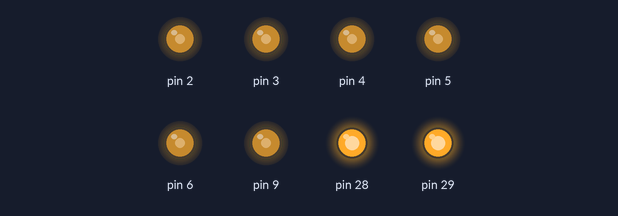
The sketch below on a simulated Arduino Mega 2560, built with avr-gcc and run on an emulated ATmega2560. Shown: output pins drawn as LEDs (lit = HIGH).

Above: at 0.1 s.
Timing chart, 0 to 1.6 s (numbered marks = the images above):
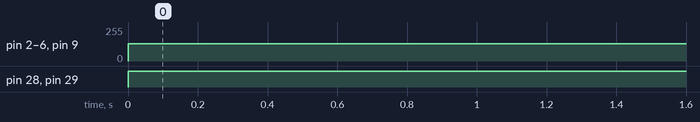

Measured:
- by itself, pin 2–6, pin 9: 0/255 → 128/255 at 0.00 s
- by itself, pin 28, pin 29: LOW → HIGH at 0.00 s

The sketch:

Test.ino
```cpp
// #include "Motor.hpp"

// Motor motor;

void setup(){
  // motor.begin();
}

void loop(){
  // motor.set(60.0f, 60.0f, 60.0f, 60.0f);
  // motor.avr();
  // motor.write();

  // for(int i=2;i<=9;i++){
  //   digitalWrite(i,1);
  // }

    // {29, 28},
    // {9, 6},
    // {5, 4},
    // {3, 2}
    analogWrite(29,128);
    analogWrite(28,128);
    analogWrite(9,128);
    analogWrite(6,128);
    analogWrite(5,128);
    analogWrite(4,128);
    analogWrite(3,128);
    analogWrite(2,128);
  // motor.set(60.0f,60.0f,60.0f,60.0f);
  // motor.avr();
  // motor.write();
  delay(100);
}
```
